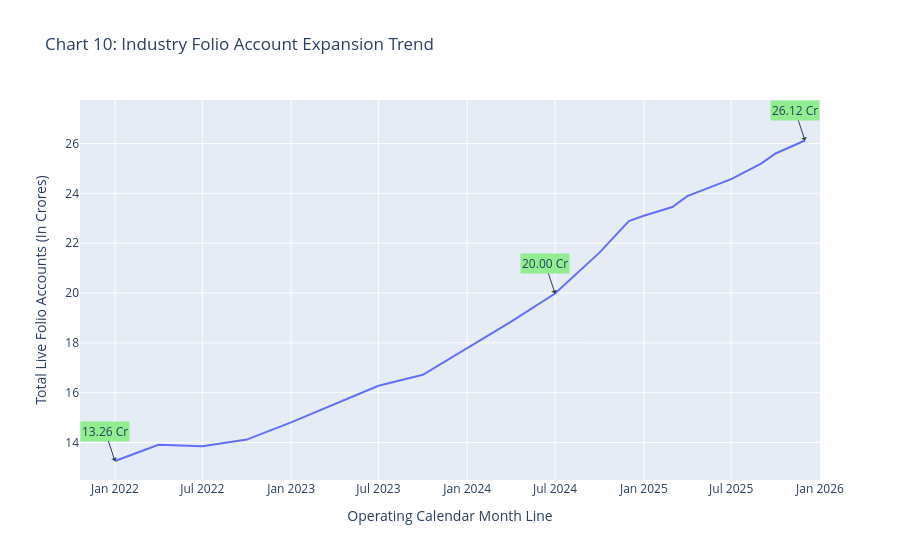

Notebook cell for this chart:
### Code cell
# Chart 10: Folio growth with milestones
folio_df = clean_folio_count.copy()
folio_df['month'] = folio_df['month'].astype(str)
fig_folio = px.line(folio_df.sort_values('month'), x='month', y='total_folios_crore',
                     title='Chart 10: Industry Folio Account Expansion Trend')
milestones = [('Jan 2022', 13.26), (None, 20.0), ('Dec 2025', 26.12)]
for m, val in milestones:
    if m is not None and m in folio_df['month'].values:
        row = folio_df[folio_df['month'] == m].iloc[0]
        fig_folio.add_annotation(x=row['month'], y=row['total_folios_crore'], text=f'{val:.2f} Cr',
                                 showarrow=True, arrowhead=1, bgcolor='lightgreen')
    else:
        idx = (folio_df['total_folios_crore'] - float(val)).abs().idxmin()
        row = folio_df.loc[idx]
        fig_folio.add_annotation(x=row['month'], y=row['total_folios_crore'], text=f'{val:.2f} Cr',
                                 showarrow=True, arrowhead=1, bgcolor='lightgreen')
fig_folio.update_layout(xaxis_title='Operating Calendar Month Line', yaxis_title='Total Live Folio Accounts (In Crores)')
fig_folio.write_image(str(REPORTS_CHARTS_DIR / 'folio_growth.png'), width=1920, height=1080, scale=2)
fig_folio.show()

# Chart 11: Correlation matrix with scheme_name labels from dim_fund
corr_df = fact_nav[fact_nav['scheme_code'].isin([119551, 120503, 118632, 119092, 120841])].pivot(
    index='date', columns='scheme_code', values='nav'
)
corr = corr_df.copy()
corr.index = pd.to_datetime(corr.index)
corr = corr.pct_change().corr()

scheme_map = (dim_fund.drop_duplicates('scheme_code').set_index('scheme_code')['scheme_name'].to_dict())
def map_name(x):
    v = scheme_map.get(x)
    if v is None or v == '' or str(v).lower() == 'nan':
        return str(x)
    return v
corr.columns = [map_name(c) for c in corr.columns]
corr.index = [map_name(c) for c in corr.index]

plt.figure(figsize=(10, 7))
sns.heatmap(corr, annot=True, cmap='coolwarm', fmt='.2f', vmin=-1, vmax=1)
plt.title('Chart 11: Portfolio Returns Asset Volatility Correlation Matrix (Scheme Names)', fontweight='bold')
plt.tight_layout()
plt.savefig(REPORTS_CHARTS_DIR / 'correlation_matrix.png', dpi=300, bbox_inches='tight')
plt.show()

# Chart 12: Sector donut
plt.figure(figsize=(8, 8))
sector_w = clean_holdings.groupby('sector')['weight_pct'].sum().sort_values(ascending=False).head(10)
plt.pie(sector_w, labels=sector_w.index.astype(str), autopct='%1.1f%%', wedgeprops=dict(width=0.45), startangle=90)
plt.title('Chart 12: Top 10 Sectoral Portfolio Weight Distribution Donut', fontweight='bold')
plt.tight_layout()
plt.savefig(REPORTS_CHARTS_DIR / 'sector_donut.png', dpi=300, bbox_inches='tight')
plt.show()

### Figure 1 — Plotly figure (JSON) as saved in the notebook; plotly's stock layout.template omitted (floating-point values rounded to 4 significant figures)
{"data": [{"hovertemplate": "month=%{x}<br>total_folios_crore=%{y}<extra></extra>", "legendgroup": "", "line": {"color": "#636efa", "dash": "solid"}, "marker": {"symbol": "circle"}, "mode": "lines", "name": "", "orientation": "v", "showlegend": false, "type": "scatter", "x": ["2022-01", "2022-04", "2022-07", "2022-10", "2023-01", "2023-04", "2023-07", "2023-10", "2024-01", "2024-04", "2024-07", "2024-10", "2024-12", "2025-01", "2025-03", "2025-04", "2025-07", "2025-08", "2025-09", "2025-10", "2025-12"], "xaxis": "x", "y": [13.26, 13.91, 13.85, 14.12, 14.81, 15.54, 16.28, 16.72, 17.78, 18.85, 19.98, 21.62, 22.89, 23.1, 23.45, 23.89, 24.57, 24.89, 25.19, 25.6, 26.12], "yaxis": "y"}], "layout": {"annotations": [{"arrowhead": 1, "bgcolor": "lightgreen", "showarrow": true, "text": "13.26 Cr", "x": "2022-01", "y": 13.26}, {"arrowhead": 1, "bgcolor": "lightgreen", "showarrow": true, "text": "20.00 Cr", "x": "2024-07", "y": 19.98}, {"arrowhead": 1, "bgcolor": "lightgreen", "showarrow": true, "text": "26.12 Cr", "x": "2025-12", "y": 26.12}], "legend": {"tracegroupgap": 0}, "title": {"text": "Chart 10: Industry Folio Account Expansion Trend"}, "xaxis": {"anchor": "y", "domain": [0.0, 1.0], "title": {"text": "Operating Calendar Month Line"}}, "yaxis": {"anchor": "x", "domain": [0.0, 1.0], "title": {"text": "Total Live Folio Accounts (In Crores)"}}}}
